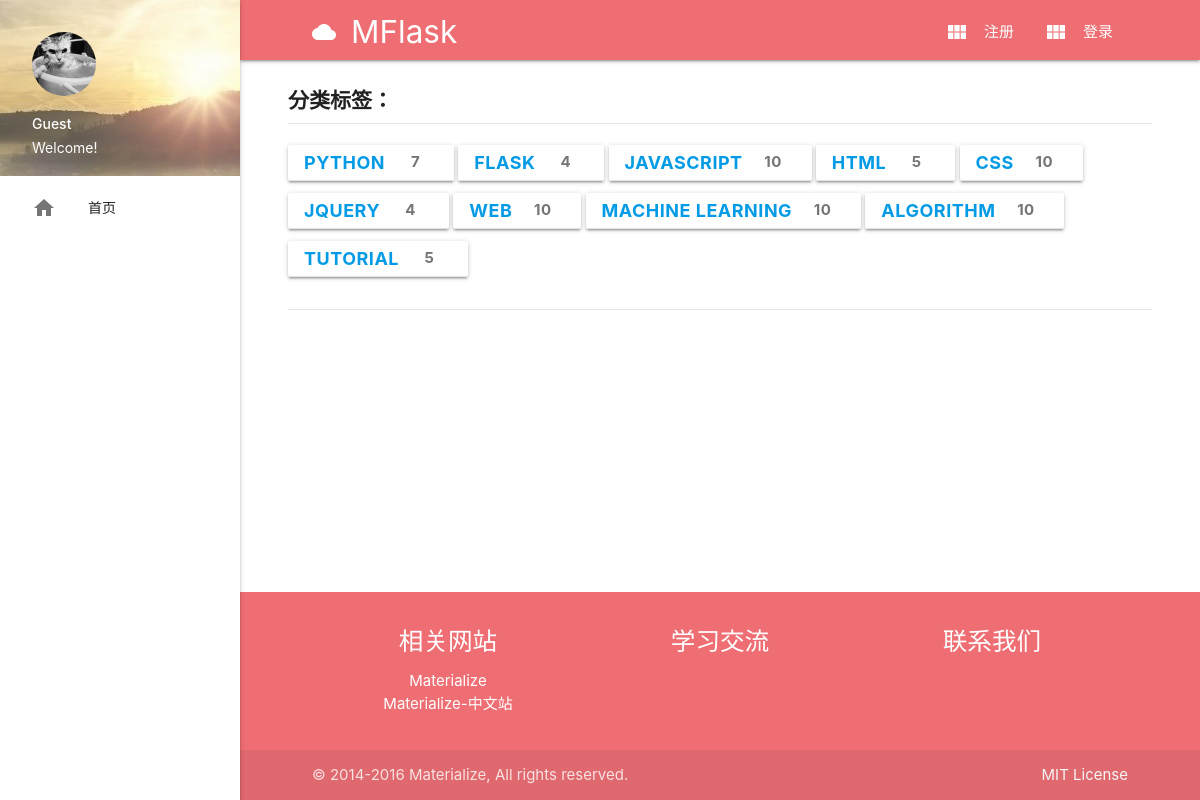
Page /tag on the earlier database version.
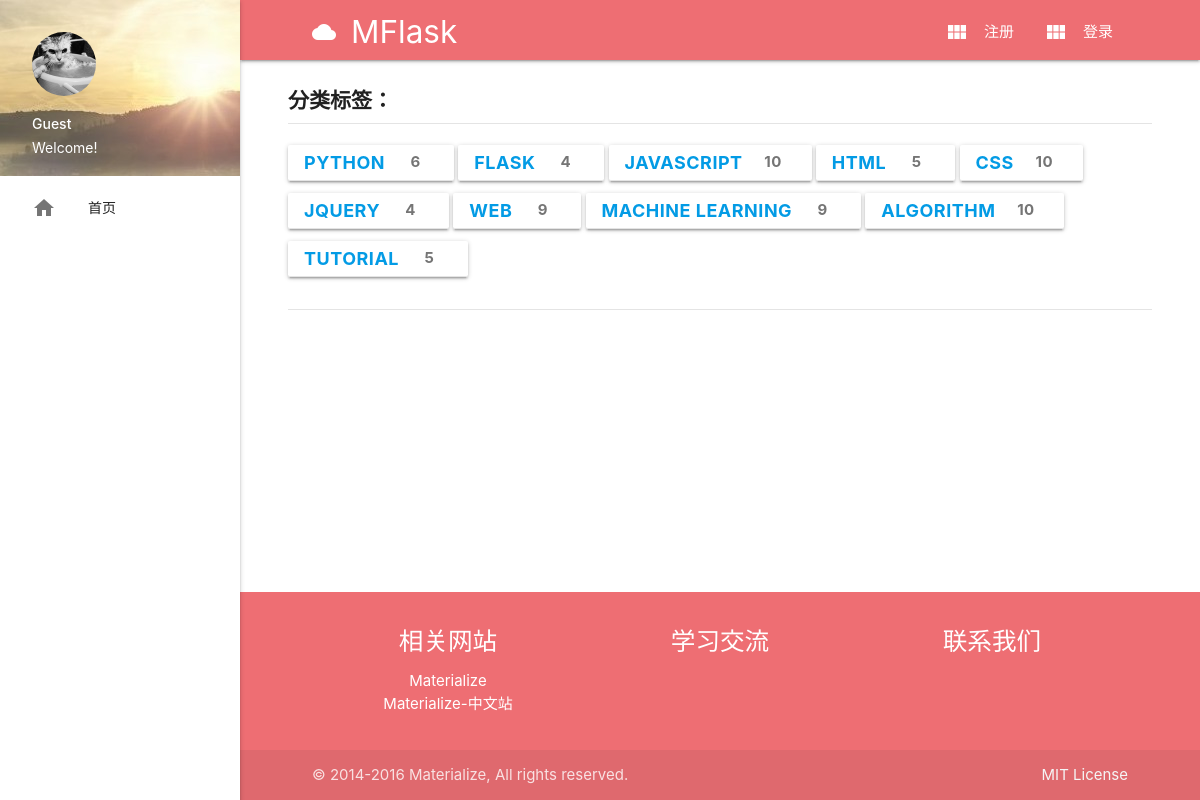
Same page on the later database version.
### app/models.py (models this page shows, shortened)
class Tag(db.Model):
    __tablename__ = 'tags'
    id = db.Column(db.Integer, primary_key=True)
    name = db.Column(db.String(64))
    rank = db.Column(db.Integer, default=0)

### app/main/views.py (the view, shortened to what this page needs)
@main.route('/tag')
@main.route('/tag/<string:tagname>')
def tag(tagname=None):
    taglist = Tag.query.all()
    pagination = None
    posts = None
    return render_template('tag.html', taglist=taglist, tagname=tagname, posts=posts, pagination=pagination)

### app/auth/views.py (called while the page is built)
@auth.before_app_request
def before_request():
    if current_user.is_authenticated:
        current_user.ping()
        if not current_user.confirmed \
                and request.endpoint \
                and request.blueprint != 'auth'\
                and request.endpoint != 'static':
            return redirect(url_for('auth.unconfirmed'))

### app/main/__init__.py (called while the page is built)
@main.app_context_processor
def inject_permissions():
    return dict(Permission=Permission)

### app/templates/tag.html (shortened to what this page needs)
{% extends "base.html" %}
{% import "_macros.html" as macros %}
{% block content %}
<main>
    <div class="row tag-list">
        <p>分类标签：</p>
        {% for tag in taglist %}
        <div class="btn {% if tag.name==tagname %}teal lighten-2{% else %}transparent{% endif %}">
            <a href="{{ url_for('.tag', tagname=tag.name) }}">{{ tag.name }}
                <span class="badge">{{ tag.posts.count() }}</span></a>
        </div>
        {% endfor %}
    </div>
</main>
{% endblock %}

### app/templates/base.html (shortened to what this page needs)
{% block doc -%}
<!DOCTYPE html>
<html{% block html_attribs %}{% endblock html_attribs %}>
{%- block html %}
    <head>
    {%- block head %}
    {%- block styles %}
    <link href="{{ url_for('static', filename='css/materialize.css') }}" rel="stylesheet">
    <link rel="stylesheet" type="text/css" href="{{ url_for('static', filename='css/styles.css') }}">
    {%- endblock styles %}
    {%- endblock head %}
    </head>
<body{% block body_attribs %}{% endblock body_attribs %}>
{% block body -%}
    {% block navbar %}
    <header>
        <nav class="top-nav">
            <div class="container">
                <div class="nav-wrapper">
                    <a href="{{ url_for('main.index') }}" class="brand-logo"><i class="material-icons">cloud</i>MFlask</a>
                    <ul class="right hide-on-med-and-down">
                        {% if current_user.is_authenticated %}
                        <li><a href="{{ url_for('main.user', username=current_user.username) }}">Profile</a></li>
                        <li><a class="dropdown-trigger" href="" data-target="dropdown1">设置<i class="material-icons right">arrow_drop_down</i></a></li>
                        {% else %}
                        <li><a href="{{ url_for('auth.register') }}"><i class="material-icons left">view_module</i>注册</a></li>
                        <li><a href="{{ url_for('auth.login') }}"><i class="material-icons left">view_module</i>登录</a></li>
                        {% endif %}
                    </ul>
                </div>
            </div>
        </nav>
        <ul class="sidenav sidenav-fixed">
            <li>
                <div class="user-view">
                    <div class="background">
                        <img src="{{ url_for('static', filename='images/bg.jpg') }}" alt="MaterializedFlask">
                    </div>
                    {% if current_user.is_authenticated %}
                    <a href="#"><img class="circle" src="{{ current_user.gravatar(size=120) }}"></a>
                    <a href="#"><span class="flow-text name">{{ current_user.username }}</span></a>
                    <a href="#"><span class="flow-text email">{{ current_user.role.name }}</span></a>
                    {% else %}
                    <a href="#"><img class="circle" src="{{ url_for('static', filename='images/profile-128.png') }}"></a>
                    <a href="#"><span class="white-text name">Guest</span></a>
                    <a href="#"><span class="white-text email">Welcome!</span></a>
                    {% endif %}
                </div>
            </li>
            <li class="bold"><a href="{{ url_for('main.index') }}"><i class="material-icons">home</i>首页</a></li>
        </ul>
    </header>
    {%- endblock navbar %}
    {% block content -%}
    {%- endblock content %}
    {% block footer %}
    <footer class="page-footer">
        <div class="container">
            <div class="row">
                <div class="col l4 s12 center">
                    <h5 class="white-text">相关网站</h5>
                    <ul>
                        <li><a class="white-text" target="_blank" href="https://materializecss.com/">Materialize</a></li>
                        <li><a class="white-text" target="_blank" href="http://www.materializecss.cn/">Materialize-中文站</a></li>
                    </ul>
                </div>
                <div class="col l4 s12 center">
                    <h5 class="white-text">学习交流</h5>
                </div>
                <div class="col l4 s12 center" style="overflow: hidden;">
                    <h5 class="white-text">联系我们</h5>
                </div>
            </div>
        </div>
        <div class="footer-copyright">
            <div class="container">
                © 2014-2016 Materialize, All rights reserved.
                <a class="grey-text text-lighten-4 right" href="https://github.com/Dogfalo/materialize/blob/master/LICENSE">MIT License</a>
            </div>
        </div>
    </footer>
    {% endblock %}
{%- endblock body %}
</body>
{%- endblock html %}
</html>
{% endblock doc -%}

### app/static/css/styles.css (style rules this page uses)
header, main, footer { padding-left: 240px; }
.container { width: 85%; }
.top-nav { height: 60px; }
.sidenav { width: 240px; }
body { display: flex; min-height: 100vh; flex-direction: column; }
main { flex: 1 0 auto; }
div.tag-list { width: 90%; margin-top: 20px; padding-bottom: 20px; border-bottom: 1px solid #e4e4e4; }
div.tag-list p { border-bottom: 1px solid #e4e4e4; padding-bottom: 6px; font-size: 1.4em; font-weight: bold; }
div.tag-list .btn { border-bottom: 1px solid #e4e4e4; font-size: 1.2em; font-weight: bold; margin-bottom: 12px; }
div.tag-list span.badge { margin-top: 6.5px; margin-left: 8px ; }

Differences in the rows shown:
changed Tag "PYTHON": posts.count "7" → "6"
changed Tag "WEB": posts.count "10" → "9"
changed Tag "MACHINE LEARNING": posts.count "10" → "9"
